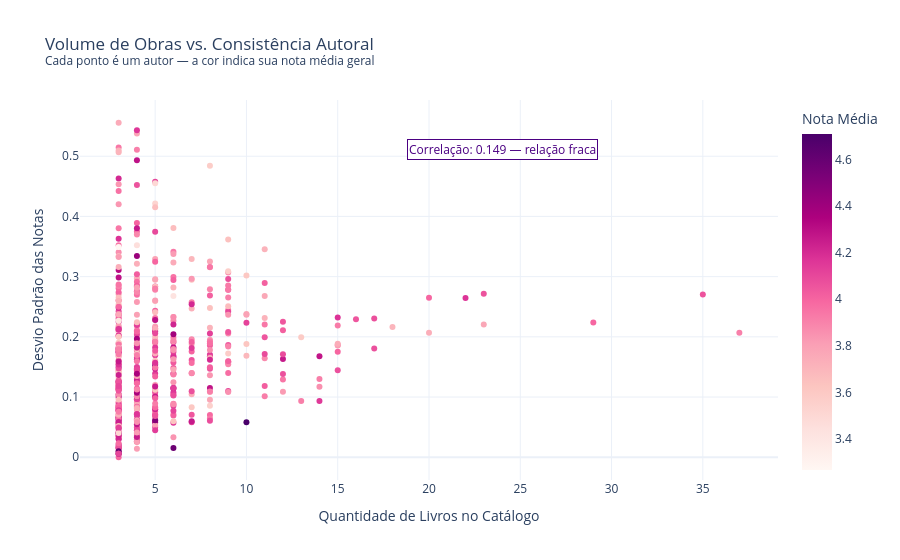

Notebook cell for this chart:
### Markdown cell above
## 4. Escrever Mais Torna um Autor Mais Irregular?

Uma hipótese natural seria que autores com mais obras no catálogo tendem a ser mais inconsistentes — afinal, com mais livros, maiores as chances de variação. Investigamos se essa relação realmente existe nos dados.

### Code cell
correlacao = stats['qtd_livros'].corr(stats['desvio_nota'])

fig = px.scatter(
    stats,
    x='qtd_livros',
    y='desvio_nota',
    color='media_nota',
    color_continuous_scale='RdPu',
    hover_name='authors',
    hover_data=['qtd_livros', 'media_nota', 'desvio_nota'],
    title='Volume de Obras vs. Consistência Autoral<br><sup>Cada ponto é um autor — a cor indica sua nota média geral</sup>',
    labels={'qtd_livros': 'Quantidade de Livros no Catálogo',
            'desvio_nota': 'Desvio Padrão das Notas',
            'media_nota': 'Nota Média'},
    template='plotly_white'
)

fig.add_annotation(
    x=stats['qtd_livros'].max() * 0.65,
    y=stats['desvio_nota'].max() * 0.92,
    text=f'Correlação: {correlacao:.3f} — relação fraca',
    showarrow=False,
    font=dict(size=12, color='#4B0082'),
    bgcolor='white',
    bordercolor='#4B0082',
    borderwidth=1
)

fig.show()
print(f'Correlação de Pearson entre quantidade de livros e desvio padrão: {correlacao:.3f}')

### Figure 1 — Plotly figure (JSON) as saved in the notebook; plotly's stock layout.template omitted (floating-point values rounded to 4 significant figures; data arrays with more than 128 entries replaced by an {"elided": "..."} marker saying what was removed)
{"data": [{"customdata": {"elided": "544x1 float values"}, "hovertemplate": "<b>%{hovertext}</b><br><br>Quantidade de Livros no Catálogo=%{x}<br>Desvio Padrão das Notas=%{y}<br>Nota Média=%{marker.color}<extra></extra>", "hovertext": {"elided": "544 str values"}, "legendgroup": "", "marker": {"color": {"elided": "544 float values"}, "coloraxis": "coloraxis", "symbol": "circle"}, "mode": "markers", "name": "", "orientation": "v", "showlegend": false, "type": "scatter", "x": {"elided": "544 int values"}, "xaxis": "x", "y": {"elided": "544 float values"}, "yaxis": "y"}], "layout": {"annotations": [{"bgcolor": "white", "bordercolor": "#4B0082", "borderwidth": 1, "font": {"color": "#4B0082", "size": 12}, "showarrow": false, "text": "Correlação: 0.149 — relação fraca", "x": 24.05, "y": 0.5112}], "coloraxis": {"colorbar": {"title": {"text": "Nota Média"}}, "colorscale": [[0, "rgb(255,247,243)"], [0.125, "rgb(253,224,221)"], [0.25, "rgb(252,197,192)"], [0.375, "rgb(250,159,181)"], [0.5, "rgb(247,104,161)"], [0.625, "rgb(221,52,151)"], [0.75, "rgb(174,1,126)"], [0.875, "rgb(122,1,119)"], [1, "rgb(73,0,106)"]]}, "legend": {"tracegroupgap": 0}, "title": {"text": "Volume de Obras vs. Consistência Autoral<br><sup>Cada ponto é um autor — a cor indica sua nota média geral</sup>"}, "xaxis": {"anchor": "y", "domain": [0, 1], "title": {"text": "Quantidade de Livros no Catálogo"}}, "yaxis": {"anchor": "x", "domain": [0, 1], "title": {"text": "Desvio Padrão das Notas"}}}}
